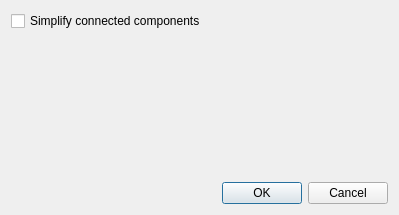
<?xml version="1.0" encoding="UTF-8"?>
<ui version="4.0">
 <class>Dialog</class>
 <widget class="QDialog" name="Dialog">
  <property name="geometry">
   <rect>
    <x>0</x>
    <y>0</y>
    <width>399</width>
    <height>215</height>
   </rect>
  </property>
  <property name="windowTitle">
   <string>Dialog</string>
  </property>
  <layout class="QVBoxLayout" name="verticalLayout">
   <item>
    <widget class="QCheckBox" name="CHK_SIMPLIFY_CC">
     <property name="text">
      <string>Simplify connected components</string>
     </property>
    </widget>
   </item>
   <item>
    <spacer name="verticalSpacer">
     <property name="orientation">
      <enum>Qt::Vertical</enum>
     </property>
     <property name="sizeHint" stdset="0">
      <size>
       <width>20</width>
       <height>40</height>
      </size>
     </property>
    </spacer>
   </item>
   <item>
    <widget class="QDialogButtonBox" name="BTNBOX_MAIN">
     <property name="orientation">
      <enum>Qt::Horizontal</enum>
     </property>
     <property name="standardButtons">
      <set>QDialogButtonBox::Cancel|QDialogButtonBox::Ok</set>
     </property>
    </widget>
   </item>
  </layout>
 </widget>
 <resources/>
 <connections/>
</ui>
